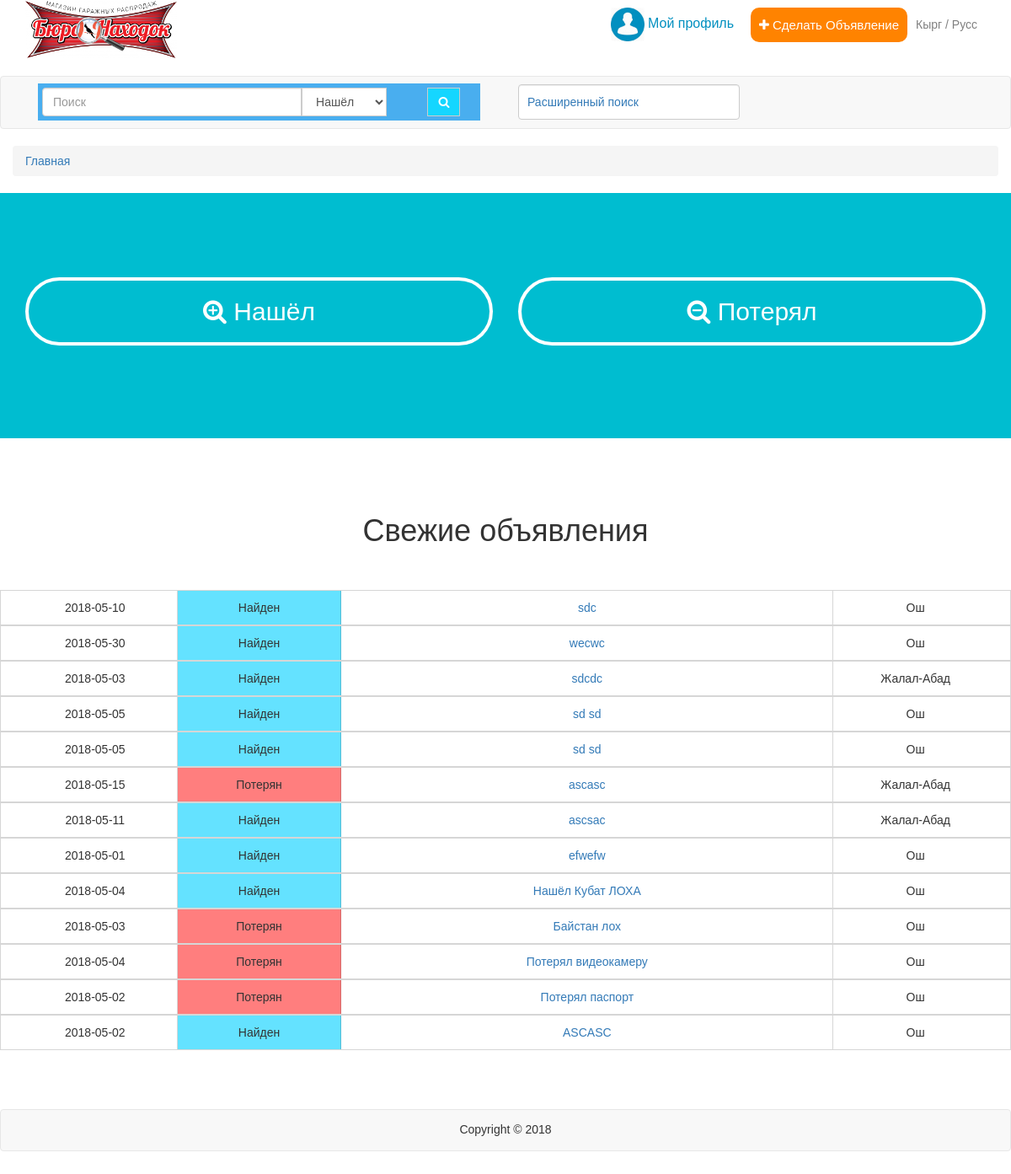
Before: / with the older database file.
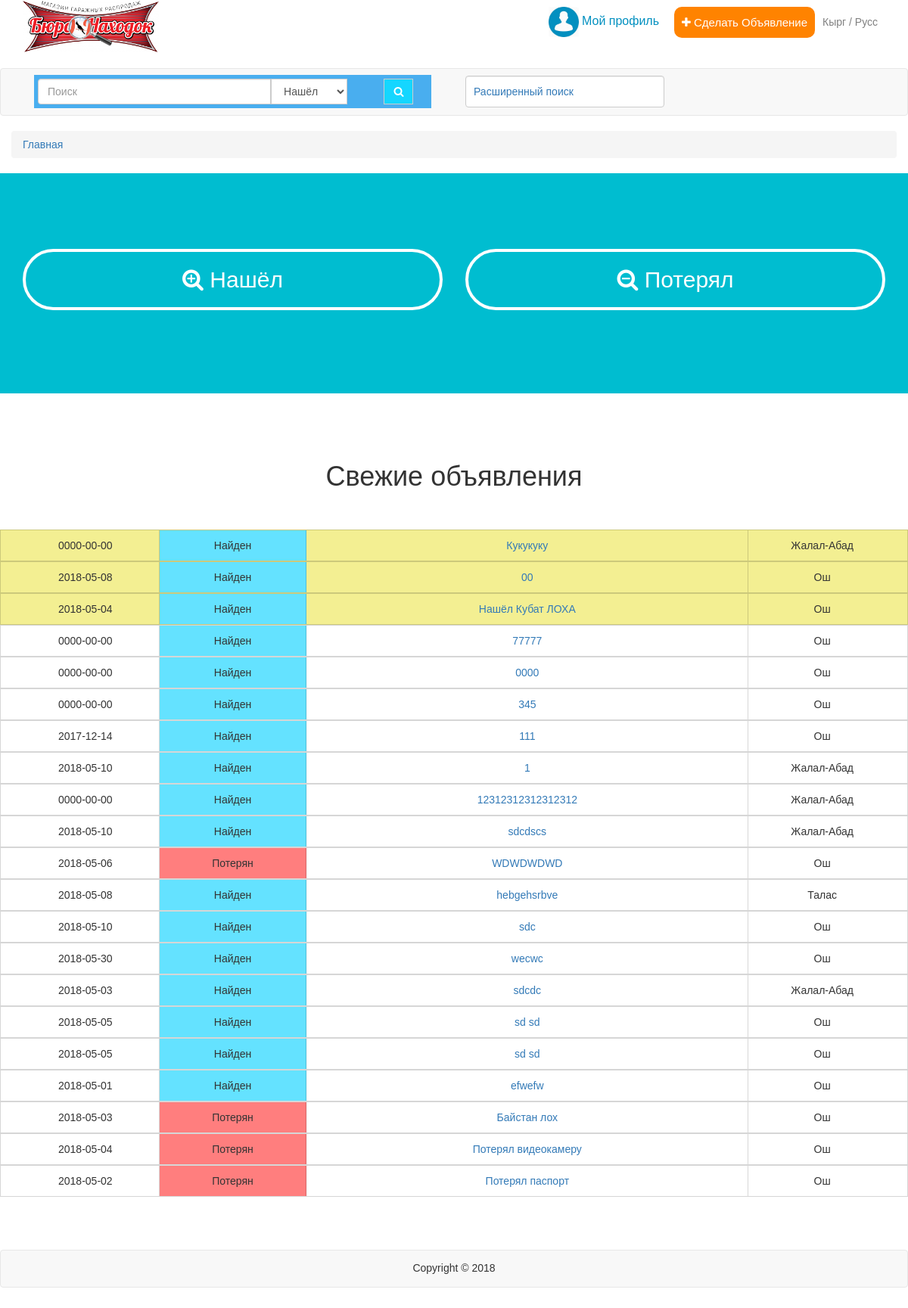
After: the same page with the newer database file.
### tables this page shows
CREATE TABLE IF NOT EXISTS `ads` (
  `id` int(11) NOT NULL AUTO_INCREMENT,
  `data` date NOT NULL,
  `category` int(11) NOT NULL,
  `caption` varchar(250) NOT NULL,
  `city` varchar(250) NOT NULL,
  `nomer` varchar(250) NOT NULL,
  `des` varchar(250) NOT NULL,
  `id_category` int(11) NOT NULL,
  `picture` varchar(250) NOT NULL,
  `vip` int(11) NOT NULL,
  PRIMARY KEY (`id`)
);

CREATE TABLE IF NOT EXISTS `category_tip` (
  `id` int(11) NOT NULL AUTO_INCREMENT,
  `name` varchar(250) NOT NULL,
  PRIMARY KEY (`id`)
);

CREATE TABLE IF NOT EXISTS `region` (
  `id` int(11) NOT NULL AUTO_INCREMENT,
  `name` varchar(250) NOT NULL,
  `tip` int(11) NOT NULL,
  PRIMARY KEY (`id`)
);

### index.php (the view, shortened to what the changed rows need)
<?php
$connection = mysqli_connect("localhost", "root", "", "buronahodok");
mysqli_set_charset($connection,'utf8');
?>
<!DOCTYPE html>
<html>
<head>
  <link  href="css/bootstrap.css" rel="stylesheet">
  <link rel="stylesheet" type="text/css" href="css/style.css">
  <link rel="stylesheet" type="text/css" href="css/font-awesome.min.css">
  <link rel="stylesheet" href="css/animate.css">
</head>
<body>
<main class="main">
  <div class="container">
    <div class="row">
      <div class="col-lg-6 col-md-6 col-sm-6 col-xs-6 center plus wow fadeInLeft">
        <div id="find" class="find">
          <h2><i class="fa fa-search-plus"></i> Нашёл</h2>
        </div>
      </div>
      <div class="col-lg-6 col-md-6 col-sm-6 col-xs-6 plus center plus wow fadeInRight">
        <div id="lost" class="find">
          <h2><i class="fa fa-search-minus"></i> Потерял</h2>
        </div>
      </div>
    </div>
  </div>
</main>
<div class="result">
<section class="content">
  <div class="container">
    <div class="row">
                                <h1 class="center zag">Свежие объявления</h1>
<div class="col-md-12 col-sm-12 col-xs-12">
<div class="row">
 <?php
    $result1 = mysqli_query($connection, "SELECT * FROM ads INNER JOIN categories ON ads.id_category=categories.id INNER JOIN category_tip ON ads.category=category_tip.id INNER JOIN region ON ads.city=region.id ORDER BY ads.vip DESC, ads.id DESC");
     while ($row1 =mysqli_fetch_row($result1)) {
      ?>
      <div class="row rt <? if($row1[9] == 1) echo 'vip'; ?>">
      <ul class="col-xs-12 wow fadeInUp glav center ">
          <li class="col-xs-2 data"><? echo $row1[1]; ?></li>
          <li class="col-xs-2 <? if($row1[2] == 1) echo 'back'; else echo 'back2'?>"><? echo $row1[14]; ?></li>
          <li class="col-xs-6 caption"><a data-toggle="collapse" href="#collapseInfo<?php echo $row1[0] ?>"><? echo $row1[3]; ?></a></li>
          <li class="col-xs-2 city"><? echo $row1[16]; ?></li>
      </ul>
      </div>
      <div id="collapseInfo<?php echo $row1[0] ?>" class="collapse">
      <div class="row pod <? if($row1[2] == 1) echo 'b1'; else echo 'b2' ?>">
    <?php
     $result = mysqli_query($connection, "SELECT * FROM ads INNER JOIN region ON ads.city=region.id WHERE ads.id=".$row1[0]);
          while ($row =mysqli_fetch_row($result)) {
        ?>
        <div><h2><? echo $row[3]; ?></h2></div>
        <hr>
<div class="col-xs-12">
      <div class="col-md-6 col-sm-6 col-xs-12">
      <ul class="info">
          <li class="row">
            <div class="col-md-5 col-sm-6 col-xs-12"><label>Город:</label></div>
            <div class="col-md-7 col-sm-6 col-xs-12"><label><? echo $row[10]; ?></label></div>
          </li>
          <li class="row">
            <div class="col-md-5 col-sm-6 col-xs-12"><label>Дата:</label></div>
            <div class="col-md-7 col-sm-6 col-xs-12"><label><? echo $row[1]; ?></label></div>
          </li>
          <li class="row">
            <div class="col-md-5 col-sm-6 col-xs-12"><label>Номер:</label></div>
            <div class="col-md-7 col-sm-6 col-xs-12"><label><? echo $row[5]; ?></label></div>
          </li>
          <li class="row">
            <div class="col-md-5 col-sm-6 col-xs-12"><label>Описание:</label></div>
            <div class="col-md-7 col-sm-6 col-xs-12"><label><? echo $row[6]; ?></label></div>
          </li>
        </ul>
        </div>
        <div class="col-md-6 col-sm-6 col-xs-12 bot">
          <img src="img/<? echo $row[8]; ?>">
        </div>
</div>
      </div>
      </div>
<?
}}
?>
  </div>
</div>
    </div>
  </div>
</section>
</div>
</body>
</html>

Changed rows visible on the page:
no longer on this page (row edited): ads: data "2018-05-15", category_tip.name "Потерян", caption "ascasc", region.name "Жалал-Абад", category 2 (drawn)
no longer on this page (row edited): ads: data "2018-05-11", category_tip.name "Найден", caption "ascsac", region.name "Жалал-Абад"
no longer on this page (row edited): ads: data "2018-05-02", category_tip.name "Найден", caption "ASCASC", region.name "Ош"
added ads: data "0000-00-00", category_tip.name "Найден", caption "Кукукуку", region.name "Жалал-Абад", vip 1 (drawn)
added ads: data "2018-05-08", category_tip.name "Найден", caption "00", region.name "Ош", vip 1 (drawn)
changed ads "Нашёл Кубат ЛОХА": vip empty → 1 (drawn); moves up the list
added ads: data "0000-00-00", category_tip.name "Найден", caption "77777", region.name "Ош"
added ads: data "0000-00-00", category_tip.name "Найден", caption "0000", region.name "Ош"
added ads: data "0000-00-00", category_tip.name "Найден", caption "345", region.name "Ош"
added ads: data "2017-12-14", category_tip.name "Найден", caption "111", region.name "Ош"
added ads: data "2018-05-10", category_tip.name "Найден", caption "1", region.name "Жалал-Абад"
added ads: data "0000-00-00", category_tip.name "Найден", caption "12312312312312312", region.name "Жалал-Абад"
added ads: data "2018-05-10", category_tip.name "Найден", caption "sdcdscs", region.name "Жалал-Абад"
added ads: data "2018-05-06", category_tip.name "Потерян", caption "WDWDWDWD", region.name "Ош", category 2 (drawn)
added ads: data "2018-05-08", category_tip.name "Найден", caption "hebgehsrbve", region.name "Талас"
